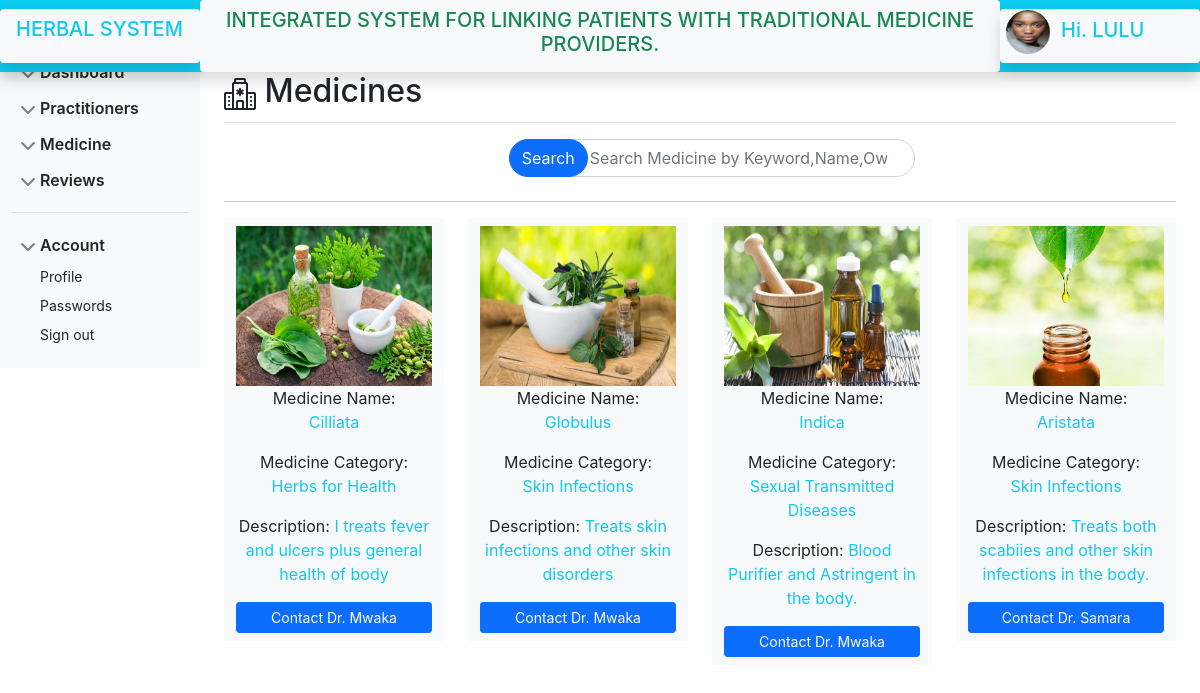
Screenshot of /patients/medicines.php (signed in) with the database file from the repository.
### tables this page shows
CREATE TABLE `patients` (
  `id` int(50) NOT NULL AUTO_INCREMENT,
  `fname` varchar(50) NOT NULL,
  `lname` varchar(50) NOT NULL,
  `username` varchar(50) NOT NULL,
  `password` varchar(50) NOT NULL,
  `email` varchar(255) NOT NULL,
  `phone` int(255) NOT NULL,
  `profile` varchar(255) NOT NULL,
  `joined_on` date NOT NULL DEFAULT current_timestamp(),
  `address` varchar(255) NOT NULL,
  PRIMARY KEY (`id`)
);

CREATE TABLE `medicine` (
  `id` int(50) NOT NULL AUTO_INCREMENT,
  `mname` varchar(255) NOT NULL,
  `mdescription` text NOT NULL DEFAULT 'Herbs for general Health of the body',
  `mcategory` varchar(255) NOT NULL,
  `added_by` varchar(100) NOT NULL,
  `status` varchar(15) NOT NULL DEFAULT 'Allowed',
  `image` varchar(255) NOT NULL,
  PRIMARY KEY (`id`)
);

### patients/medicines.php (the view, shortened to what this page needs)
<?php  include "../includes/database.php";
?>
<!doctype html>
<html lang="en">
<head>
    <link href="../css/bootstrap.css" rel="stylesheet">
    <link rel="stylesheet" href="https://cdn.jsdelivr.net/npm/bootstrap-icons@1.8.2/font/bootstrap-icons.css">
    <link href="https://cdnjs.cloudflare.com/ajax/libs/font-awesome/5.13.0/css/all.min.css" rel="stylesheet">
    <link rel="stylesheet" href="sidebar.css">
</head>
<body>
    <?php include '../includes/pat_header.php';?>
    <div class="container-fluid ">
        <div class="row pt- ">
            <?php include '../includes/patnavbar.php';?>
            <main class="col-md-9 ms-sm-auto col-lg-10 px-md-4 pt-5">
                <div class="border-bottom pt-4">
                    <h1 class="h2"><i class="bi bi-hospital"></i> Medicines</h1>
                </div>
                <div class="row">
                    <div class="form-group mt-3 col-lg-5 col-md-7 col-sl-5 m-auto position-relative">
                        <form action="" method="get">
                            <input type="search" name="search" class="form-control d-block search-box position-absolute"
                                placeholder="Search Medicine by Keyword,Name,Owner or category"
                                aria-describedby="helpId">
                            <button type="submit"
                                class="btn btn-primary d-flex flex-row-reverse position-relative search-button">
                                Search
                            </button>
                        </form>
                        <div class="col-12 p-1">
                        </div>
                    </div>
                </div>
                <hr>
                <div class="row mt-3">
                    <?php
                            if(!isset($_GET['search'])){
                                if(isset($_GET['disapproved'])){
                                    $sql = "SELECT * FROM `medicine` WHERE `status`= 'disaproved'";
                                }elseif(isset($_GET['added-by'])){
                                    $added_by = $_GET['added-by'];
                                    $sql = "SELECT * FROM `medicine` WHERE `added_by`='$added_by'";
                                }else{
                                    $sql = "SELECT * FROM `medicine` WHERE `status`= 'Allowed' ";
                                }
                            }else{
                                $keyword = $_GET['search'];
                                $sql = "SELECT * FROM `medicine` WHERE (`mname` LIKE '%".$keyword."%') OR (`mcategory` LIKE '%".$keyword."%') OR (`added_by` LIKE '%".$keyword."%') OR (`mdescription` LIKE '%".$keyword."%')";
                            }
                            $resultset = mysqli_query($conn, $sql);
                            if(mysqli_num_rows($resultset)==0){
                                echo '<h5 class="text-center text-danger">';
                                echo 'No Medicine  found !';
                                echo '</h5>';
                            }elseif(!isset($_GET['id'])){
                         while( $record = mysqli_fetch_assoc($resultset) ) {
                                $mname = $record['mname'];
                                $mcategory = $record['mcategory'];
                                $added_by = $record['added_by'];
                                $description = $record['mdescription'];
                                $image = $record['image'];
                            ?>
                    <div class="col-lg-3 col-md-5 col-sm-8 card-box">
                        <div class="row m-0 bg-light mb-2">
                            <div class=" card-box">
                                <div class="member-card pt-2 pb-2">
                                    <div class="thumb-sm text-center member-thumb mx-auto">
                                        <img src="../upload/<?php echo $image; ?>" class="" alt="profile-image"
                                            height="160px" width="100%">
                                    </div>
                                    <div class="col-12 text-center ">
                                        <p class="p-0 m-0">Medicine Name:
                                        <p class="text-info"><?php  echo $mname;?></p>
                                        </p>
                                        <p class="p-0 m-0">Medicine Category:
                                        <p class="text-info"><?php  echo $mcategory;?>
                                        </p>
                                        </p>
                                        <p class="p-0 m-0">Description:<span
                                                class="text-info ">&nbsp;<?php  echo $description;?>
                                            </span></p>
                                    </div>
                                    <a href="pr-profile.php?id&practitioner=<?php echo $added_by;?>"
                                        class="btn btn-primary mt-3 w-100 btn-sm   ">Contact Dr. <?php echo $added_by;?>
                                    </a>
                                </div>
                            </div>
                        </div>
                    </div>
                    <?php } } ?>
            </main>
        </div>
    </div>
</body>
</html>

### includes/pat_header.php (shortened to what this page needs)
<header class="navbar fixed-top bg-info flex-md-nowrap p-0 shadow">
        <a class="navbar-brand col-md-3 col-lg-2 me-0 px-3 py-2 bg-light text-info shadow rounded" href="#">
            <h5 style="height: 38px;margin: 0;">HERBAL SYSTEM</h5>
        </a>
        <div class="p-2 text-center d-none d-md-block text-success rounded bg-light">
            <marquee behavior="" direction="">
            <h5>INTEGRATED SYSTEM FOR LINKING PATIENTS WITH TRADITIONAL MEDICINE PROVIDERS.</h5>
            </marquee>
        </div>
        <?php
            include 'database.php';
            $user = $_SESSION['patient'];
            $img_sql = "SELECT `profile` FROM `patients` WHERE `username`='$user'";
            $img_query = mysqli_query($conn,$img_sql);
            $img_data = mysqli_fetch_assoc($img_query);
            $img = $img_data['profile'];
        ?>
        <div class="col-2 d-flex d-none d-sm-block bg-light text-info shadow rounded" style="padding: 1px;">
            <h5> &nbsp;<img src="../upload/<?php echo $img;?>"
               height="44px" width="44px" class="rounded-circle" alt="">&nbsp;&nbsp;Hi.
                <?php echo strtoupper($user);?>
            </h5>
        </div>
    </header>

### includes/patnavbar.php (shortened to what this page needs)
<nav id="sidebarMenu" class="col-md-3 col-lg-2 d-md-block bg-light pt-5  sidebar collapse position-fixed">
    <div class="z-index-n1 bg-light sticky pt-2">
        <ul class="list-unstyled ps-0">
            <li class="mb-1">
                <button class="btn btn-toggle align-items-center rounded collapsed" data-bs-toggle="collapse"
                    data-bs-target="#home-collapse" aria-expanded="true">
                    Dashboard
                </button>
            </li>
            <li class="mb-1">
                <button class="btn btn-toggle align-items-center rounded collapsed" data-bs-toggle="collapse"
                    data-bs-target="#dashboard-collapse" aria-expanded="true">
                    Practitioners
                </button>
            </li>
            <li class="mb-1">
                <button class="btn btn-toggle align-items-center rounded collapsed" data-bs-toggle="collapse"
                    data-bs-target="#orders-collapse" aria-expanded="true">
                    Medicine
                </button>
            </li>
            <li class="mb-1">
                <button class="btn btn-toggle align-items-center rounded collapsed" data-bs-toggle="collapse"
                    data-bs-target="#review" aria-expanded="true">
                    Reviews
                </button>
            </li>
            <li class="border-top my-3"></li>
            <li class="mb-1">
                <button class="btn btn-toggle align-items-center rounded collapsed" data-bs-toggle="collapse"
                    data-bs-target="#account-collapse" aria-expanded="true">
                    Account
                </button>
                <div class="collapse show" id="account-collapse">
                    <ul class="btn-toggle-nav list-unstyled fw-normal pb-1 small">
                        <li><a href="profile.php" class="link-dark rounded">Profile</a></li>
                        <li><a href="passwords.php" class="link-dark rounded">Passwords</a></li>
                        <li><a href="../includes/logout.php" class="link-dark rounded">Sign out</a></li>
                    </ul>
                </div>
            </li>
        </ul>
    </div>
</nav>

### patients/sidebar.css (style rules this page uses)
body { font-family: -apple-system, BlinkMacSystemFont, 'Segoe UI', Roboto, Oxygen, Ubuntu, Cantarell, 'Open Sans', 'Helvetica Neue', sans-serif; min-height: 100vh; min-height: -webkit-fill-available; }
html { height: -webkit-fill-available; }
.bi { vertical-align: -.125em; pointer-events: none; fill: currentColor; }
.btn-toggle { display: inline-flex; align-items: center; padding: .25rem .5rem; font-weight: 600; color: rgba(0, 0, 0, .65); background-color: transparent; border: 0; }
.btn-toggle::before { width: 1.25em; line-height: 0; transition: transform .35s ease; transform-origin: .5em 50%; }
.btn-toggle[aria-expanded="true"] { color: rgba(0, 0, 0, .85); }
.btn-toggle[aria-expanded="true"]::before { transform: rotate(90deg); }
.btn-toggle-nav a { display: inline-flex; padding: .1875rem .5rem; margin-top: .125rem; margin-left: 1.25rem; text-decoration: none; }

### patients/medicines.php (style rules this page uses)
input[type='search'] { padding-left: 80px; text-align: center; }
button.search-button, .search-box, .profile { border-radius: 70px; }

### rows the page displays
patients: profile (picture)
medicine: image (picture), mname "Cilliata", mcategory "Herbs for Health", mdescription "I treats fever and ulcers plus general health of body", added_by "Mwaka"
medicine: image (picture), mname "Globulus", mcategory "Skin Infections", mdescription "Treats skin infections and other skin disorders", added_by "Mwaka"
medicine: image (picture), mname "Indica", mcategory "Sexual Transmitted Diseases", mdescription "Blood Purifier and Astringent in the body.", added_by "Mwaka"
medicine: image (picture), mname "Aristata", mcategory "Skin Infections", mdescription "Treats both scabiies and other skin infections in the body.", added_by "Samara"

### other values shown
$user "LULU"
